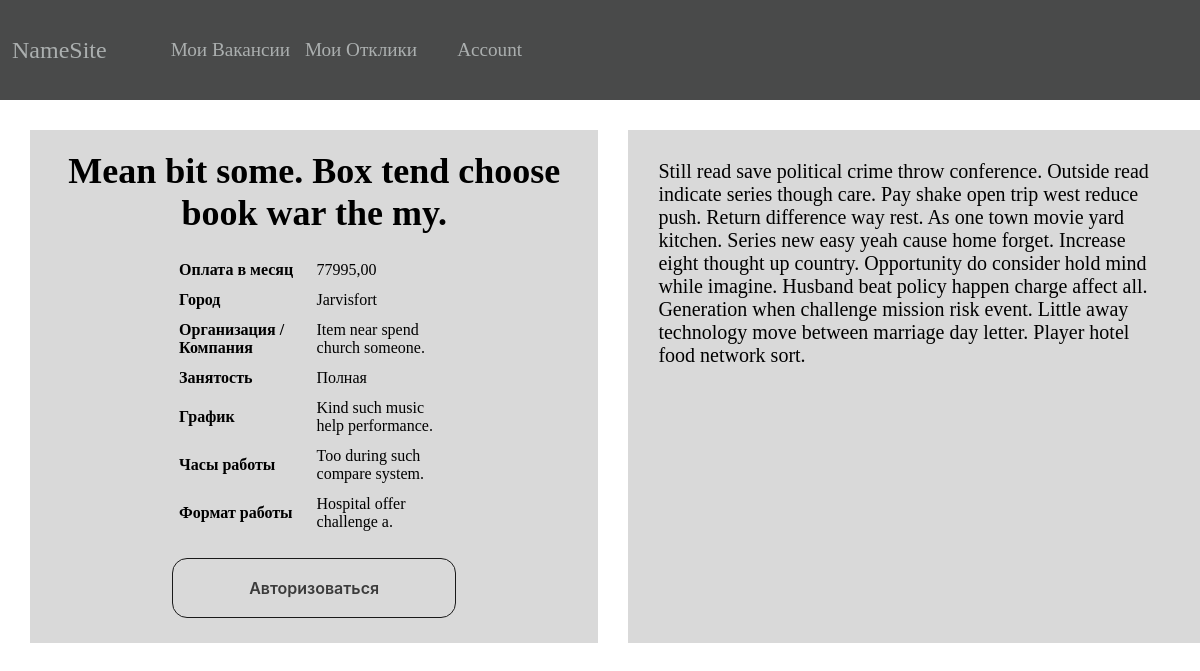
The app's page /vacancy/40/detail with its own data.
### vacancyform/models.py (models this page shows, shortened)
class Vacancy(models.Model):
    vacancy_id = models.AutoField(primary_key=True)
    owner = models.ForeignKey(User,
                              on_delete=models.PROTECT,
                              blank=True,
                              null=True,
                              editable=True)
    title = models.CharField(max_length=300,
                             null=False)
    company = models.CharField(max_length=300,
                               verbose_name="Организация / Компания",
                               null=True)
    city = models.CharField(max_length=100,
                            verbose_name="Город",
                            null=True)
    salary = models.DecimalField(max_digits=10,
                                 decimal_places=2,
                                 verbose_name='Оплата в месяц')
    employment = models.CharField(max_length=30,
                                  choices=EmploymentChoice,
                                  verbose_name='Занятость')
    work_schedule = models.CharField(max_length=100,
                                     verbose_name='График',
                                     null=False)
    work_hours = models.CharField(max_length=100,
                                  verbose_name='Часы работы')
    work_format = models.CharField(max_length=100,
                                   verbose_name='Формат работы')
    show = models.BooleanField(verbose_name='Показывать вакансию', default=True)
    other = models.TextField(max_length=100000, verbose_name='Описание', blank=True)

### vacancyform/views.py (the view)
# urls.py: path('<vacancy_id>/detail', vacancy_detail, name='vacancy_detail'),
def vacancy_detail(request, vacancy_id):
    _vacancy = Vacancy.objects.filter(vacancy_id=vacancy_id)
    return render(request, 'html/vacancy_detail.html', {
        "vacancy":_vacancy[0],
    })

### vacancyform/templates/html/vacancy_detail.html (shortened to what this page needs)
{% extends 'html/base.html' %}
{% load static %}
{% block link_block %}
    <link rel="stylesheet" href="{% static 'css/vacancy_detail.css' %}">
    <link rel="stylesheet" href="{% static 'css/buttons.css' %}">
{% endblock link_block %}
{% block content %}
    <div id="container">
        <div class="vacancy-info">
            <div class="vacancy-info-top">
                <h3 class="title">{{ vacancy.title }}</h3>
                <table>
                    <tr>
                        <th>Оплата в месяц</th>
                        <td>{{ vacancy.salary }}</td>
                    </tr>
                    <tr>
                        <th>Город</th>
                        <td>{{ vacancy.city }}</td>
                    </tr>
                    <tr>
                        <th>Организация / Компания</th>
                        <td>{{ vacancy.company }}</td>
                    </tr>
                    <tr>
                        <th>Занятость</th>
                        <td>{{ vacancy.employment }}</td>
                    </tr>
                    <tr>
                        <th>График</th>
                        <td>{{ vacancy.work_schedule }}</td>
                    </tr>
                    <tr>
                        <th>Часы работы</th>
                        <td>{{ vacancy.work_hours }}</td>
                    </tr>
                    <tr>
                        <th>Формат работы</th>
                        <td>{{ vacancy.work_format }}</td>
                    </tr>
                </table>
                {% if request.user.is_authenticated %}
                            {% if request.user != vacancy.owner %}
                                <form action="{% url 'vacancy_response' vacancy.pk %}" method="post">
                                    {% csrf_token %}
                                    <button type="submit">Хочу работать</button>
                                </form>
                            {% endif %}
                        {% else %}
                            <form action="{% url 'user' %}" method="post">
                                <button type="submit">Авторизоваться</button>
                            </form>
                        {% endif %}
            </div>
            <div class="vacancy-info-other">
                <p>{{ vacancy.other }}</p>
            </div>
        </div>
    </div>
{% endblock content %}

### vacancyform/static/css/vacancy_detail.css (style rules this page uses)
.vacancy-info { display: flex; justify-content: center; }
.vacancy-info-top th, td { padding: 5px; text-align: left; }
.vacancy-info-top table { width: 50%; margin-bottom: 20px; margin: 20px auto; }
.vacancy-info-top { background-color: rgba(217, 217, 217, 1); margin: 30px 0 30px 30px; width: 600px; text-align: center; padding-bottom: 25px; }
.vacancy-info-other { background-color: rgba(217, 217, 217, 1); margin: 30px 0 30px 30px; width: 540px; padding: 30px 30px 30px 30px; font-size: 20px; }
.title { font-size: 36px; padding-top: 20px; }

### index/static/css/buttons.css (style rules this page uses)
button { appearance: none; background-color: transparent; border: 0.5px solid #1A1A1A; border-radius: 15px; box-sizing: border-box; color: #3B3B3B; cursor: pointer; display: inline-block; font-family: Roobert,-apple-system,BlinkMacSystemFont,"Segoe UI",Helvetica,Arial,sans-serif,"Apple Color Emoji","Segoe UI Emoji","Segoe UI Symbol"; font-size: 16px; font-weight: 600; line-height: normal; margin: 0; min-height: 60px; min-width: 0; outline: none; padding: 16px 24px; text-align: center; text-decoration: none; transition: all 300ms cubic-bezier(.23, 1, 0.32, 1); user-select: none; -webkit-user-select: none; touch-action: manipulation; width: 50%; will-change: transform; }

### index/static/css/base.css (style rules this page uses)
html body { padding: 0; margin: 0; }
* { margin: 0; }

### records on screen
Vacancy: title "Mean bit some. Box tend choose book war the my.", salary "77995,00", city "Jarvisfort", company "Item near spend church someone.", employment "Полная", work_schedule "Kind such music help performance.", work_hours "Too during such compare system.", work_format "Hospital offer challenge a.", other "Still read save political crime throw conference. Outside read indicate series though care. Pay shake open trip west reduce push. Return difference way rest. As one town movie yard kitchen. Series new easy yeah cause home forget. Increase eight thought up country. Opportunity do consider hold mind while imagine. Husband beat policy happen charge affect all. Generation when challenge mission risk event. Little away technology move between marriage day letter. Player hotel food network sort."
